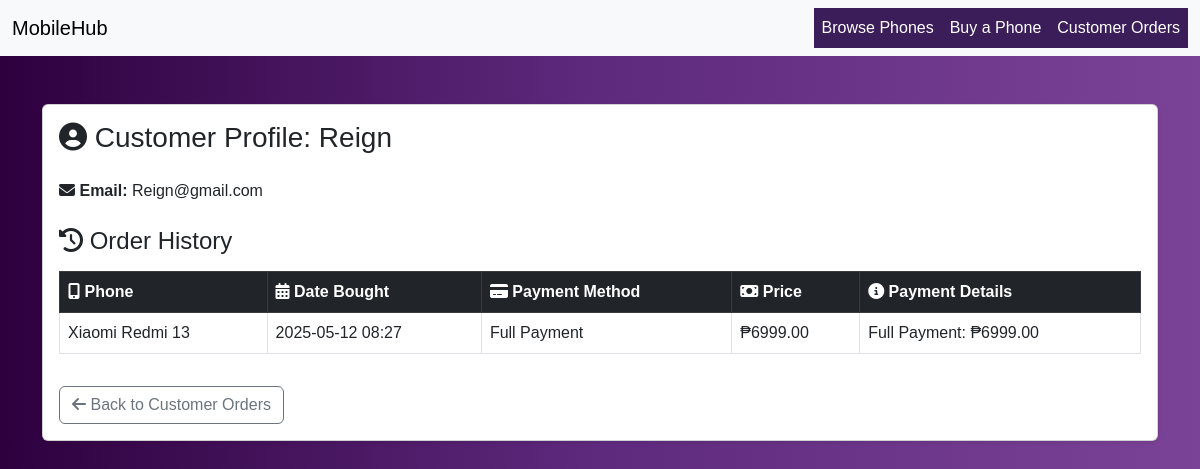
The page /customers/1/ on the database as committed earlier.
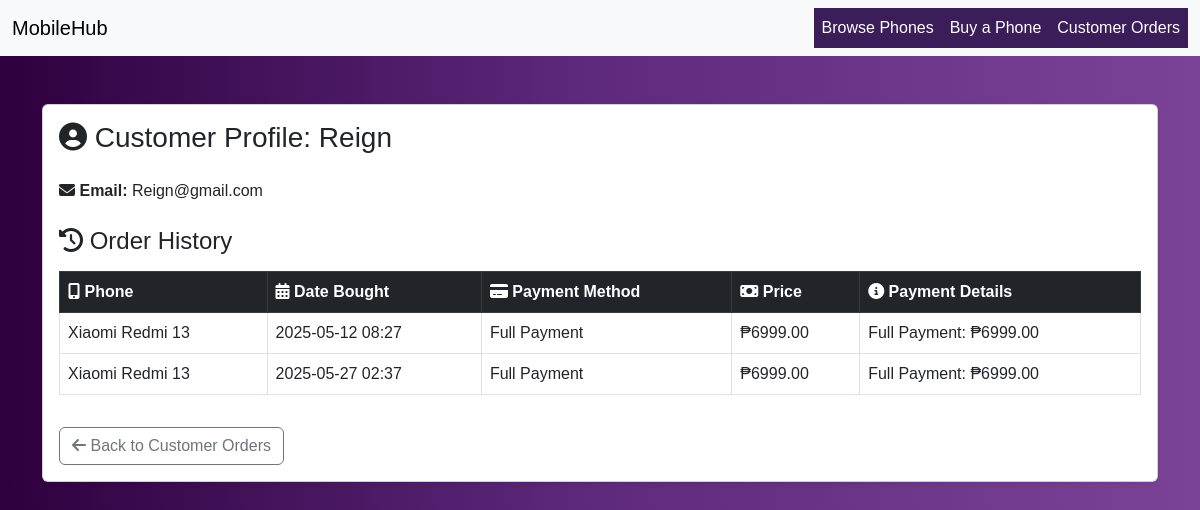
The same page on the database as committed later.
### store/models.py (models this page shows, shortened)
class Customer(models.Model):
    PAYMENT_CHOICES = [
        ('full', 'Full Payment'),
        ('monthly', 'Monthly'),
        ('quarterly', 'Quarterly (Every 3 Months)'),
    ]
    name = models.CharField(max_length=100)
    email = models.EmailField()
    phone_bought = models.ForeignKey('Phone', on_delete=models.CASCADE)
    date_bought = models.DateTimeField(auto_now_add=True)
    payment_method = models.CharField(max_length=20, choices=PAYMENT_CHOICES, default='full')

class Phone(models.Model):
    name = models.CharField(max_length=100)
    brand = models.CharField(max_length=50)
    price = models.DecimalField(max_digits=10, decimal_places=2)
    description = models.TextField()
    image = models.ImageField(upload_to='phones/')
    stock = models.PositiveIntegerField(default=0)
    release_date = models.DateField(null=True, blank=True)

### store/views.py (the view)
# urls.py: path('customers/<int:customer_id>/', views.customer_profile, name='customer_profile'),
def customer_profile(request, customer_id):
    customer = get_object_or_404(Customer, id=customer_id)
    customer_orders = Customer.objects.filter(email=customer.email)  # in case same person bought multiple times
    return render(request, 'store/customer_profile.html', {
        'customer': customer,
        'orders': customer_orders
    })

### store/templates/store/customer_profile.html (shortened to what this page needs)
{% extends 'store/base.html' %}
{% load store_extras %}
{% block content %}
<div class="container mt-5">
    <div class="card shadow-sm">
        <div class="card-body">
            <h3 class="card-title mb-4">
                <i class="fas fa-user-circle"></i> Customer Profile: {{ customer.name }}
            </h3>
            <p>
                <strong><i class="fas fa-envelope"></i> Email:</strong> {{ customer.email }}
            </p>
            <h4 class="mt-4 mb-3">
                <i class="fas fa-history"></i> Order History
            </h4>
            <div class="table-responsive">
                <table class="table table-bordered table-hover align-middle">
                    <thead class="table-dark">
                        <tr>
                            <th><i class="fas fa-mobile-alt"></i> Phone</th>
                            <th><i class="fas fa-calendar-alt"></i> Date Bought</th>
                            <th><i class="fas fa-credit-card"></i> Payment Method</th>
                            <th><i class="fas fa-money-bill"></i> Price</th>
                            <th><i class="fas fa-info-circle"></i> Payment Details</th>
                        </tr>
                    </thead>
                    <tbody>
                        {% for order in orders %}
                            <tr>
                                <td>{{ order.phone_bought.name }}</td>
                                <td>{{ order.date_bought|date:"Y-m-d H:i" }}</td>
                                <td>{{ order.get_payment_method_display }}</td>
                                <td>₱{{ order.phone_bought.price }}</td>
                                <td>
                                    {% if order.payment_method == 'monthly' %}
                                        {% with monthly_total=order.phone_bought.price|multiply:1.05 monthly_payment=monthly_total|divide:12 %}
                                        <p class="mb-0">Monthly: ₱{{ monthly_payment|floatformat:2 }} x 12</p>
                                        <small class="text-muted">Total: ₱{{ monthly_total|floatformat:2 }}</small>
                                        {% endwith %}
                                    {% elif order.payment_method == 'quarterly' %}
                                        {% with quarterly_total=order.phone_bought.price|multiply:1.03 quarterly_payment=quarterly_total|divide:4 %}
                                        <p class="mb-0">Quarterly: ₱{{ quarterly_payment|floatformat:2 }} x 4</p>
                                        <small class="text-muted">Total: ₱{{ quarterly_total|floatformat:2 }}</small>
                                        {% endwith %}
                                    {% else %}
                                        Full Payment: ₱{{ order.phone_bought.price }}
                                    {% endif %}
                                </td>
                            </tr>
                        {% empty %}
                            <tr>
                                <td colspan="5" class="text-center text-muted">No orders found for this customer.</td>
                            </tr>
                        {% endfor %}
                    </tbody>
                </table>
            </div>
            <a href="{% url 'customer_orders' %}" class="btn btn-outline-secondary mt-3">
                <i class="fas fa-arrow-left"></i> Back to Customer Orders
            </a>
        </div>
    </div>
</div>
{% endblock %}
{% load static %}

Rows that differ between the two databases and show on the page:
added Customer: phone_bought.name "Xiaomi Redmi 13", date_bought "2025-05-27 02:37", payment_method "Full Payment", phone_bought.price "6999.00"
